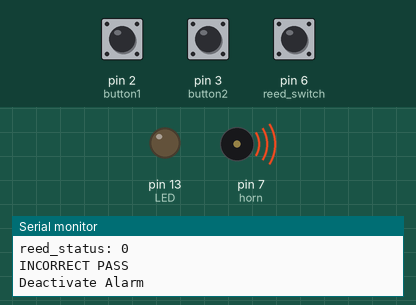
Bench run of a sketch on a simulated Arduino Uno, built with avr-gcc and run on an emulated ATmega328P. Shown: output pins drawn as LEDs (lit = HIGH), buzzer (waves = sounding, pin HIGH), the last lines printed to the serial monitor. Dashed ring = blinking. Inputs (shaded band) come from the test bench; at power-on: pin 2 (button1) HIGH, pin 3 (button2) HIGH, pin 6 (reed_switch) LOW.

Above: at 1.2 s.
1.3 s: pin 2 (button1) pulled LOW for 3.2 s
At 4.0 s:
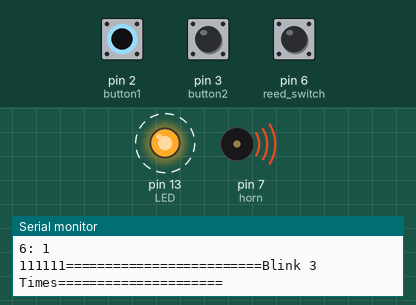
6.0 s: pin 3 (button2) pulled LOW for 3.2 s
At 10.1 s:
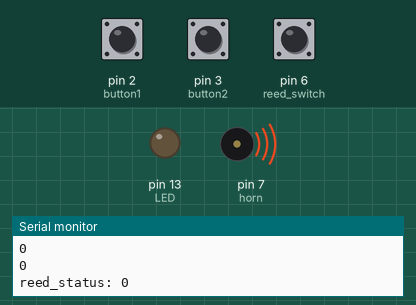
Timing chart, 0 to 11.6 s (numbered marks = the images above; inputs shaded):
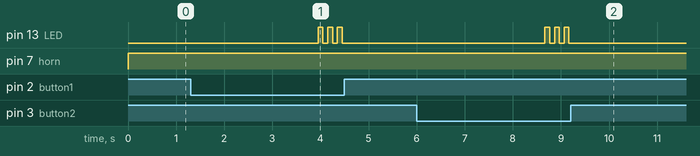

Measured:
- after the input at 1.3 s, pin 13 (LED): alternates HIGH for 0.10 s and LOW for 0.10 s, 6 changes in all, then stays LOW, starting after 2.7 s
- after the input at 6.0 s, pin 13 (LED): alternates HIGH for 0.10 s and LOW for 0.10 s, 6 changes in all, then stays LOW, starting after 2.7 s

The sketch:

School_Security_Code.ino
```cpp
// C++ code
const int button1 = 2;
const int button2 = 3;
const int buzzer = 5;
const int reed_switch = 6;
const int horn = 7;
int reed_status;
unsigned long previousMillis = 0;
unsigned long interval = 5000;
const int LED = 13;

int password[] = {1,2,2,1,1,2}; //the desired code is entered in this array,
                                //separated by commas
                                //you can change the password in this array

int enteredPassword[7]; //create a new empty array for the code entered by

int alarm_state = 0;
int ctr = 0;
bool doorOpened = false;
bool noise = false;
int timecount = 0;
bool playHorn=false;
unsigned long timeNow = 0;
unsigned long activateTime = 0;
unsigned long currTime = 0;
bool valid = 0;
int readstatusarray[10]={0,0,0,0,0,0,0,0,0,0};
int ctr_read = 0;


void setup(){


  pinMode(button1, INPUT_PULLUP); //button 1 is an input
  pinMode(button2, INPUT_PULLUP); //button 2 is an input
  pinMode(buzzer, OUTPUT);
  pinMode(reed_switch, INPUT);
  pinMode(horn, OUTPUT);
  Serial.begin(9600); //begin Serial
  pinMode(LED, OUTPUT);

  for (int i = 0; i < 6;i++){ //work through numbers 0-3
    Serial.println(password[i]); //print each digit of the code
    Serial.println(enteredPassword[i]); //print each element of the entered[]
                                //array (this was for me to check that it
                                //started at 0
  }
}

void loop()
{
  if(playHorn==false){
      DeActivateHorn();
   }
   currTime = millis();
   Serial.println("TIME NOW");
   Serial.println(timeNow);
   if(timeNow != 0 && currTime > timeNow + 5000){
    //5000 = 5 seconds here relate to the delay betweem the buzzer and the big horn
    //you can increase the delay by increasing the delay time: eg 10000 = 10 seconds
    playHorn=true;
    Serial.println("BIG HORN PLAYING");
    ActivateHorn();
    }
  Serial.println(timeNow);
  digitalWrite(LED, LOW);
  reed_status = readStatus(digitalRead(reed_switch));
  Serial.print("reed_status: ");
  Serial.println(reed_status);
  valid = compareCode();


  if(valid && alarm_state==0){
    //changing it to armed
     Serial.println("Arming");
     activateTime = millis();
    alarm_state = 1;
    ActivateAlarm();

  }
  else if(valid && alarm_state==1){
    //changing it to unarmed
    alarm_state = 0;
    Serial.println("Unarming");
    deActivateAlarm();
  }

  if(alarm_state==1){
    ActivateAlarm();
  }
  else{
    deActivateAlarm();
  }

  delay(200);

}

void ActivateAlarm(){
  //reed_status -1 -> means far apart
  // reed status -0 -> means together
  //reed_status = digitalRead(reed_switch); for dubugging purpose
  Serial.println("Activate Alarm");

  if(currTime >  activateTime + 10000){
    //it means the door is getting opened the first time
    // 10000 here means you have 10 seconds after you actiave the alarm for the reed switch to activate
    // if you want to increase the delay, increase the time: eg 60000 = 60 seconds
    if(reed_status == 1  && doorOpened == false){
      doorOpened=true;
      startNoise();
    }

    //closed the door but still havent types in the code to deactivate
    if(reed_status == 0 && doorOpened == true){
      startNoise();
    }

   if(reed_status==0 && doorOpened == false){
    stopNoise();
    Serial.println("door closed");
    }
  }

}

void deActivateAlarm(){
  doorOpened = false;
  Serial.println("Deactivate Alarm");
  stopNoise();
  alarm_state = 0;
}

void startNoise(){
  timeNow = millis();
  Serial.println("start Noise");
  tone(buzzer,440);
}

void stopNoise(){

  noTone(buzzer);
  playHorn=false;
  timeNow = 0;
}

bool compareCode(){ //checks if the code entered is correct by comparing the code[] array with the entered[] array

   if (digitalRead(button1) == LOW){ //if button1 is pressed
    enteredPassword[ctr]=1;
    ctr+=1; //call checkEntered and pass it a 1
    Serial.print(ctr);
    Serial.println(": 1");
    delay(250);//wait, needed for correct functioning, otherwise
               //buttons are deemed to be pressed more than once

  }
  else if (digitalRead(button2) == LOW){ //if button2 is pressed //call checkEntered1 and pass it a 2
    enteredPassword[ctr]=2;
    ctr+=1; //call checkEntered and pass it a 1
    Serial.print(ctr);
    Serial.println(": 2");
    delay(250); //wait

  }
  bool flag = false;
  if(ctr==6){
    for(int i =0 ; i < 6;i++){
      Serial.print(enteredPassword[i]);
    }
    if((enteredPassword[0]==password[0]) && (enteredPassword[1]==password[1]) && (enteredPassword[2]==password[2]) && (enteredPassword[3]==password[3]) && (enteredPassword[4]==password[4])&& (enteredPassword[5]==password[5])){
        flag = true;
        blinkOnce();
        Serial.println("CORRECT PASS");
      }
      if(flag==false){
      Serial.println("=========================Blink 3 Times=====================");
      blinkThreeTimes();
      }

    }
    else {
    Serial.println("INCORRECT PASS");

    }
  //reset
  if(ctr == 6){
    ctr = 0;
  }
  return flag;
}

void ActivateHorn() {
  digitalWrite(horn, LOW);
}


void DeActivateHorn() {
  digitalWrite(horn, HIGH);
}

int readStatus(int readstat){
  if(ctr_read==5){
    ctr_read=0;
    }
    readstatusarray[ctr_read]=readstat;
    int localCtr=0;
    for(int i = 0 ; i < 5  ; i++){
        localCtr+=readstatusarray[i];
      }
    ctr_read=ctr_read+1;
    if(localCtr>3){
      return 1;
      }
    return 0;


  }

void blinkOnce(){
  digitalWrite(LED,HIGH); //HIGH is set to about 5V PIN8
  delay(1000);               //Set the delay time, 1000 = 1S
  digitalWrite(LED,LOW);  //LOW is set to about 5V PIN8
}


void blinkThreeTimes(){
  digitalWrite(LED,HIGH); //HIGH is set to about 5V PIN8
  delay(100);               //Set the delay time, 1000 = 1S
  digitalWrite(LED,LOW);  //LOW is set to about 5V PIN8
  delay(100);
  digitalWrite(LED,HIGH); //HIGH is set to about 5V PIN8
  delay(100);               //Set the delay time, 1000 = 1S
  digitalWrite(LED,LOW);  //LOW is set to about 5V PIN8
  delay(100);
  digitalWrite(LED,HIGH); //HIGH is set to about 5V PIN8
  delay(100);               //Set the delay time, 1000 = 1S
  digitalWrite(LED,LOW);  //LOW is set to about 5V PIN8
  delay(100);


}
```
